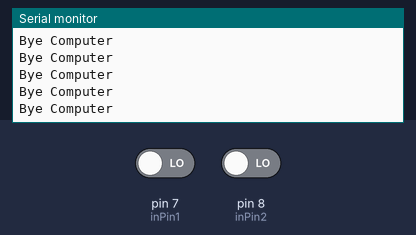
A sketch run on a simulated Arduino Uno, built with avr-gcc and run on an emulated ATmega328P. Parts: the last lines printed to the serial monitor. The test bench sets the inputs (shaded band); at power-on: pin 7 (inPin1) LOW, pin 8 (inPin2) LOW.

Above: at 1.2 s.
1.3 s: pin 7 (inPin1) driven HIGH
At 2.2 s:
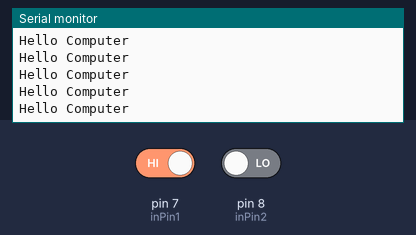
3.2 s: pin 8 (inPin2) driven HIGH
At 4.3 s:
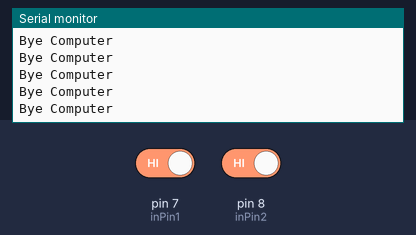
6.2 s: pin 8 (inPin2) driven LOW
At 6.8 s:
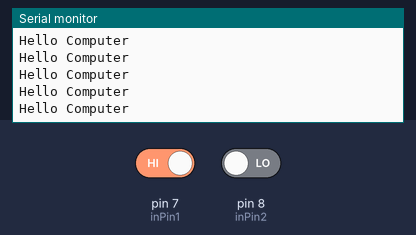
9.2 s: pin 8 (inPin2) driven HIGH
At 9.9 s:
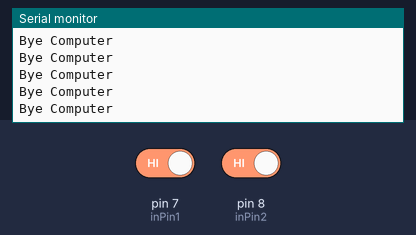
12.2 s: pin 8 (inPin2) driven LOW
At 12.7 s:
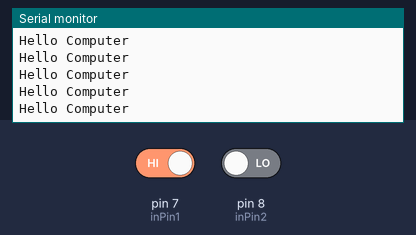
15.2 s: pin 8 (inPin2) driven HIGH
At 16.3 s:
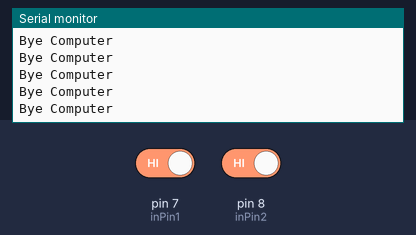

The sketch:

push_button.ino
```cpp
int inPin1 = 7;
int inPin2 = 8;
int val1 = 0;
int val2 = 0;
int flag = 0 ;

void setup() {
  pinMode(inPin1, INPUT);  // declare LED as output
  pinMode(inPin2, INPUT);    // declare pushbutton as input
  Serial.begin(9600);
}

void loop(){

  val1 = digitalRead(inPin1);  // read input value
  val2 = digitalRead(inPin2);

  if (val1 == HIGH)
    flag=1;

  if (val2 == HIGH)
    flag=0;

  if(flag==1)
    Serial.println("Hello Computer");
  else
    Serial.println("Bye Computer");


}
```

Measured:
- after the input at 1.3 s, the serial monitor: prints a new line after 0.07 s (image 1)
